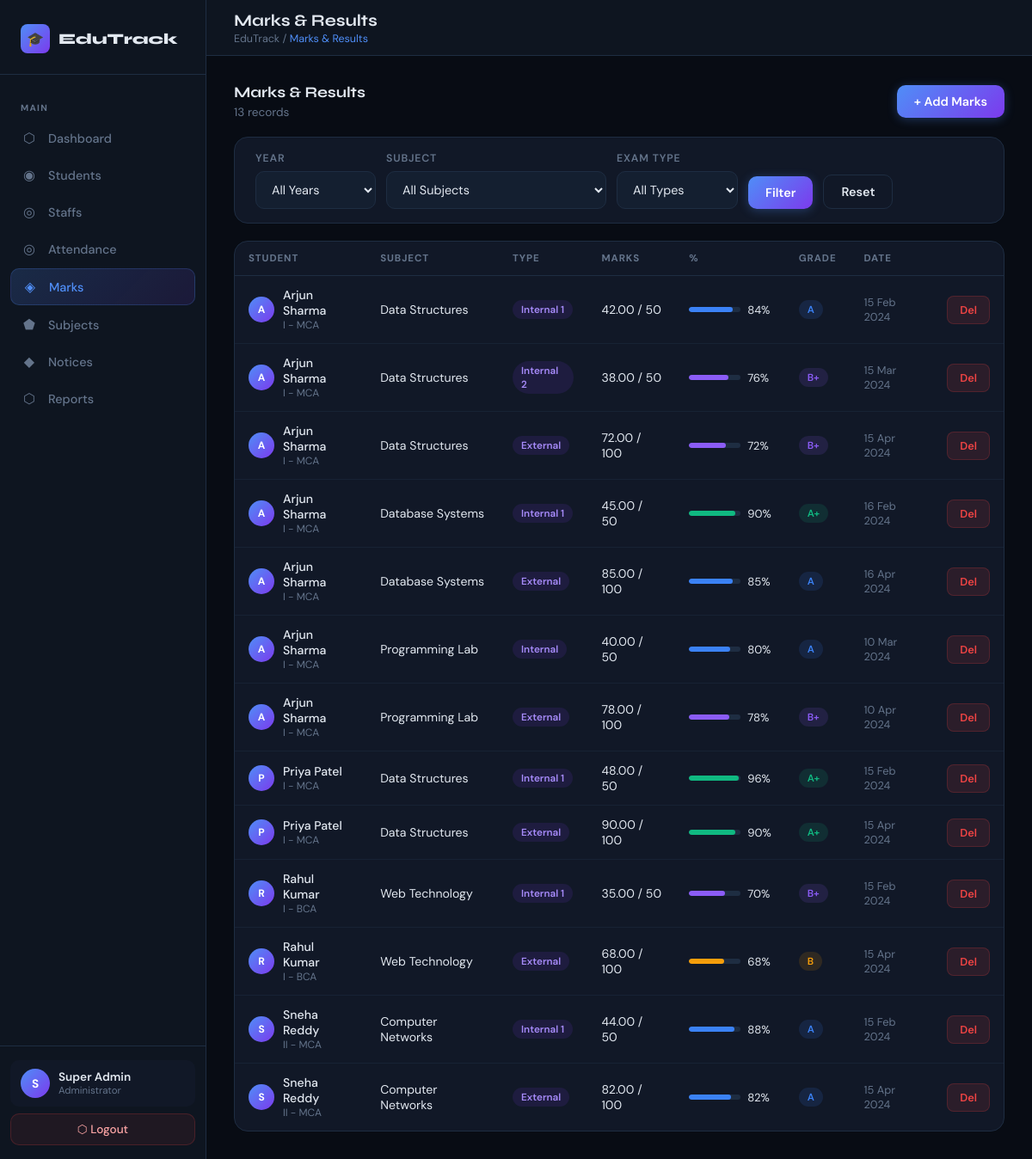
Page /admin/marks.php (signed in) on the committed database.
### tables this page shows
CREATE TABLE IF NOT EXISTS marks (
    id INT AUTO_INCREMENT PRIMARY KEY,
    student_id INT NOT NULL,
    subject_id INT NOT NULL,
    exam_type VARCHAR(50) NOT NULL DEFAULT 'External',
    marks_obtained DECIMAL(5,2) DEFAULT 0,
    max_marks INT DEFAULT 100,
    grade VARCHAR(5),
    remarks TEXT,
    exam_date DATE,
    created_at TIMESTAMP DEFAULT CURRENT_TIMESTAMP,
    FOREIGN KEY (student_id) REFERENCES students(id) ON DELETE CASCADE,
    FOREIGN KEY (subject_id) REFERENCES subjects(id) ON DELETE CASCADE
);

CREATE TABLE IF NOT EXISTS students (
    id INT AUTO_INCREMENT PRIMARY KEY,
    student_id VARCHAR(20) UNIQUE NOT NULL,
    name VARCHAR(100) NOT NULL,
    email VARCHAR(150) UNIQUE NOT NULL,
    password VARCHAR(255) NOT NULL,
    year VARCHAR(10) NOT NULL,
    degree VARCHAR(50) NOT NULL,
    phone VARCHAR(20),
    address TEXT,
    dob DATE,
    gender ENUM('Male','Female','Other') DEFAULT 'Male',
    profile_image VARCHAR(255) DEFAULT 'default.png',
    status ENUM('Active','Inactive') DEFAULT 'Active',
    created_at TIMESTAMP DEFAULT CURRENT_TIMESTAMP
);

CREATE TABLE IF NOT EXISTS subjects (
    id INT AUTO_INCREMENT PRIMARY KEY,
    name VARCHAR(100) NOT NULL,
    code VARCHAR(20) UNIQUE NOT NULL,
    year VARCHAR(10) NOT NULL,
    degree VARCHAR(50) NOT NULL,
    type ENUM('Theory','Lab') DEFAULT 'Theory',
    max_marks INT DEFAULT 100,
    pass_marks INT DEFAULT 35,
    created_at TIMESTAMP DEFAULT CURRENT_TIMESTAMP
);

### includes/config.php (called while the page is built, shortened)
<?php
function getGradeColor(string $grade): string {
    return match($grade) {
        'A+' => '#10b981',
        'A'  => '#3b82f6',
        'B+' => '#8b5cf6',
        'B'  => '#f59e0b',
        'C'  => '#f97316',
        'D'  => '#ef4444',
        default => '#6b7280'
    };
}

### admin/marks.php (the view, shortened to what this page needs)
<?php
require_once '../includes/config.php';
$db = getDB();
$where = "WHERE 1";
$marks_list = $db->query("
    SELECT m.*, s.name as student_name, s.student_id as student_uid, s.year, s.degree,
           sub.name as subject_name, sub.type as subject_type
    FROM marks m
    JOIN students s ON m.student_id = s.id
    JOIN subjects sub ON m.subject_id = sub.id
    $where
    ORDER BY m.created_at DESC
    LIMIT 100
");
require_once '../includes/admin_header.php';
?>
<div style="display:flex;justify-content:space-between;align-items:center;margin-bottom:20px;">
  <div>
    <h2 style="font-family:'Syne',sans-serif;font-size:1.1rem;margin-bottom:4px;">Marks & Results</h2>
    <p style="font-size:.85rem;color:var(--muted);"><?= $marks_list->num_rows ?> records</p>
  </div>
  <button class="btn btn-primary" onclick="openModal('addModal')">+ Add Marks</button>
</div>
<div class="panel" style="margin-bottom:20px;">
  <div class="panel-body" style="padding:16px 24px;">
    <form method="GET" style="display:flex;gap:12px;flex-wrap:wrap;align-items:flex-end;">
      <div class="form-field" style="margin:0;min-width:140px;">
        <label>Year</label>
        <select name="year">
          <option value="">All Years</option>
        </select>
      </div>
      <div class="form-field" style="margin:0;min-width:160px;">
        <label>Subject</label>
        <select name="subject_id">
          <option value="">All Subjects</option>
        </select>
      </div>
      <div class="form-field" style="margin:0;min-width:140px;">
        <label>Exam Type</label>
        <select name="exam_type">
          <option value="">All Types</option>
        </select>
      </div>
      <button type="submit" class="btn btn-primary">Filter</button>
      <a href="marks.php" class="btn btn-outline">Reset</a>
    </form>
  </div>
</div>
<div class="panel">
  <div class="table-wrap">
    <table>
      <thead>
        <tr><th>Student</th><th>Subject</th><th>Type</th><th>Marks</th><th>%</th><th>Grade</th><th>Date</th><th></th></tr>
      </thead>
      <tbody>
        <?php while ($m = $marks_list->fetch_assoc()):
          $pct = round($m['marks_obtained']/$m['max_marks']*100, 1);
        ?>
        <tr>
          <td>
            <div style="display:flex;align-items:center;gap:10px;">
              <div class="avatar" style="width:30px;height:30px;font-size:.75rem;"><?= strtoupper(substr($m['student_name'],0,1)) ?></div>
              <div>
                <div style="font-size:.88rem;font-weight:500;"><?= htmlspecialchars($m['student_name']) ?></div>
                <div style="font-size:.75rem;color:var(--muted);"><?= $m['year'] ?> - <?= $m['degree'] ?></div>
              </div>
            </div>
          </td>
          <td><?= htmlspecialchars($m['subject_name']) ?></td>
          <td><span class="badge badge-purple"><?= $m['exam_type'] ?></span></td>
          <td><?= $m['marks_obtained'] ?> / <?= $m['max_marks'] ?></td>
          <td>
            <div style="display:flex;align-items:center;gap:8px;">
              <div class="progress" style="width:60px;">
                <div class="progress-bar" style="width:<?= $pct ?>%;background:<?= getGradeColor($m['grade']) ?>;"></div>
              </div>
              <span style="font-size:.82rem;"><?= $pct ?>%</span>
            </div>
          </td>
          <td>
            <span class="badge" style="background:<?= getGradeColor($m['grade']) ?>22;color:<?= getGradeColor($m['grade']) ?>;">
              <?= $m['grade'] ?>
            </span>
          </td>
          <td style="font-size:.8rem;color:var(--muted);"><?= $m['exam_date'] ? date('d M Y', strtotime($m['exam_date'])) : '—' ?></td>
          <td>
            <form method="POST" onsubmit="return confirm('Delete this record?');" style="display:inline;">
              <button type="submit" class="btn btn-danger btn-sm">Del</button>
            </form>
          </td>
        </tr>
        <?php endwhile; ?>
      </tbody>
    </table>
  </div>
</div>
<?php require_once '../includes/admin_footer.php'; ?>

### includes/admin_header.php (style rules this page uses)
*, *::before, *::after { box-sizing: border-box; margin: 0; padding: 0; }
:root { --bg: #080c14; --surface: #0e1520; --card: #111827; --card2: #141f30; --border: #1e2d42; --accent: #4f8ef7; --accent2: #7c3aed; --gold: #f59e0b; --green: #10b981; --red: #ef4444; --orange: #f97316; --text: #e2e8f0; --muted: #64748b; --sidebar-w: 240px; }
html, body { height: 100%; font-family: 'DM Sans', sans-serif; background: var(--bg); color: var(--text); }
.avatar { width: 34px; height: 34px; border-radius: 50%; background: linear-gradient(135deg, var(--accent), var(--accent2)); display: flex; align-items: center; justify-content: center; font-size: .85rem; font-weight: 700; color: #fff; flex-shrink: 0; }
.panel { background: var(--card); border: 1px solid var(--border); border-radius: 16px; overflow: hidden; }
.panel-body { padding: 20px 24px 24px; }
.table-wrap { overflow-x: auto; }
table { width: 100%; border-collapse: collapse; }
th { font-size: .72rem; font-weight: 700; letter-spacing: .08em; text-transform: uppercase; color: var(--muted); padding: 12px 16px; text-align: left; border-bottom: 1px solid var(--border); }
td { padding: 13px 16px; font-size: .88rem; border-bottom: 1px solid rgba(30,45,66,.5); vertical-align: middle; }
tr:last-child td { border-bottom: none; }
.badge { display: inline-flex; align-items: center; padding: 3px 10px; border-radius: 100px; font-size: .73rem; font-weight: 600; }
.badge-purple { background: rgba(124,58,237,.12); color: #a78bfa; }
.form-field label { display: block; font-size: .77rem; font-weight: 600; letter-spacing: .07em; text-transform: uppercase; color: var(--muted); margin-bottom: 7px; }
.form-field input, .form-field select, .form-field textarea { width: 100%; background: var(--card2); border: 1px solid var(--border); border-radius: 10px; padding: 11px 14px; color: var(--text); font-family: 'DM Sans', sans-serif; font-size: .9rem; outline: none; transition: border-color .2s, box-shadow .2s; }
.form-field select option { background: var(--card); }
.btn { display: inline-flex; align-items: center; gap: 8px; padding: 10px 20px; border: none; border-radius: 10px; font-family: 'DM Sans', sans-serif; font-size: .9rem; font-weight: 600; cursor: pointer; transition: all .2s; text-decoration: none; }
.btn-primary { background: linear-gradient(135deg, var(--accent), var(--accent2)); color: #fff; box-shadow: 0 2px 12px rgba(79,142,247,.3); }
.btn-outline { background: transparent; border: 1px solid var(--border); color: var(--text); }
.btn-danger { background: rgba(239,68,68,.12); border: 1px solid rgba(239,68,68,.2); color: var(--red); }
.btn-sm { padding: 7px 14px; font-size: .8rem; border-radius: 8px; }
.progress { height: 6px; background: var(--border); border-radius: 10px; overflow: hidden; }
.progress-bar { height: 100%; border-radius: 10px; transition: width .6s ease; }

### rows in the picture
marks: student.name "A", student.name "Arjun Sharma", student.year "I", student.degree "MCA", subject.name "Data Structures", exam_type "Internal 1", marks_obtained "42.00", max_marks "50", pct "84", grade "A", exam_date "15 Feb 2024"
marks: student.name "A", student.name "Arjun Sharma", student.year "I", student.degree "MCA", subject.name "Data Structures", exam_type "Internal 2", marks_obtained "38.00", max_marks "50", pct "76", grade "B+", exam_date "15 Mar 2024"
marks: student.name "A", student.name "Arjun Sharma", student.year "I", student.degree "MCA", subject.name "Data Structures", exam_type "External", marks_obtained "72.00", max_marks "100", pct "72", grade "B+", exam_date "15 Apr 2024"
marks: student.name "A", student.name "Arjun Sharma", student.year "I", student.degree "MCA", subject.name "Database Systems", exam_type "Internal 1", marks_obtained "45.00", max_marks "50", pct "90", grade "A+", exam_date "16 Feb 2024"
marks: student.name "A", student.name "Arjun Sharma", student.year "I", student.degree "MCA", subject.name "Database Systems", exam_type "External", marks_obtained "85.00", max_marks "100", pct "85", grade "A", exam_date "16 Apr 2024"
marks: student.name "A", student.name "Arjun Sharma", student.year "I", student.degree "MCA", subject.name "Programming Lab", exam_type "Internal", marks_obtained "40.00", max_marks "50", pct "80", grade "A", exam_date "10 Mar 2024"
marks: student.name "A", student.name "Arjun Sharma", student.year "I", student.degree "MCA", subject.name "Programming Lab", exam_type "External", marks_obtained "78.00", max_marks "100", pct "78", grade "B+", exam_date "10 Apr 2024"
marks: student.name "P", student.name "Priya Patel", student.year "I", student.degree "MCA", subject.name "Data Structures", exam_type "Internal 1", marks_obtained "48.00", max_marks "50", pct "96", grade "A+", exam_date "15 Feb 2024"
marks: student.name "P", student.name "Priya Patel", student.year "I", student.degree "MCA", subject.name "Data Structures", exam_type "External", marks_obtained "90.00", max_marks "100", pct "90", grade "A+", exam_date "15 Apr 2024"
marks: student.name "R", student.name "Rahul Kumar", student.year "I", student.degree "BCA", subject.name "Web Technology", exam_type "Internal 1", marks_obtained "35.00", max_marks "50", pct "70", grade "B+", exam_date "15 Feb 2024"
marks: student.name "R", student.name "Rahul Kumar", student.year "I", student.degree "BCA", subject.name "Web Technology", exam_type "External", marks_obtained "68.00", max_marks "100", pct "68", grade "B", exam_date "15 Apr 2024"
marks: student.name "S", student.name "Sneha Reddy", student.year "II", student.degree "MCA", subject.name "Computer Networks", exam_type "Internal 1", marks_obtained "44.00", max_marks "50", pct "88", grade "A", exam_date "15 Feb 2024"
marks: student.name "S", student.name "Sneha Reddy", student.year "II", student.degree "MCA", subject.name "Computer Networks", exam_type "External", marks_obtained "82.00", max_marks "100", pct "82", grade "A", exam_date "15 Apr 2024"

### other values in the picture
$item['icon'] "⬡"
$item['label'] "Dashboard"
$item['icon'] "◉"
$item['label'] "Students"
$item['icon'] "◎"
$item['label'] "Staffs"
$item['label'] "Attendance"
$item['icon'] "◈"
$item['label'] "Marks"
$item['icon'] "⬟"
$item['label'] "Subjects"
$item['icon'] "◆"
$item['label'] "Notices"
$item['label'] "Reports"
substr($admin_name, 0, 1) "S"
